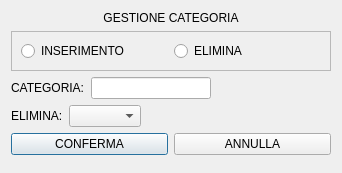
<?xml version="1.0" encoding="UTF-8"?>
<ui version="4.0">
 <class>dialoggestionecategoria</class>
 <widget class="QDialog" name="dialoggestionecategoria">
  <property name="geometry">
   <rect>
    <x>0</x>
    <y>0</y>
    <width>342</width>
    <height>173</height>
   </rect>
  </property>
  <property name="windowTitle">
   <string>Dialog</string>
  </property>
  <layout class="QGridLayout" name="gridLayout_5">
   <item row="0" column="0">
    <widget class="QLabel" name="label_2">
     <property name="text">
      <string>GESTIONE CATEGORIA</string>
     </property>
     <property name="alignment">
      <set>Qt::AlignCenter</set>
     </property>
    </widget>
   </item>
   <item row="1" column="0">
    <widget class="QFrame" name="frame">
     <property name="frameShape">
      <enum>QFrame::StyledPanel</enum>
     </property>
     <property name="frameShadow">
      <enum>QFrame::Raised</enum>
     </property>
     <layout class="QGridLayout" name="gridLayout_3">
      <item row="0" column="1">
       <widget class="QRadioButton" name="rb_del">
        <property name="text">
         <string>ELIMINA</string>
        </property>
       </widget>
      </item>
      <item row="0" column="0">
       <widget class="QRadioButton" name="rb_ins">
        <property name="text">
         <string>INSERIMENTO</string>
        </property>
       </widget>
      </item>
     </layout>
    </widget>
   </item>
   <item row="5" column="0">
    <layout class="QGridLayout" name="gridLayout_2">
     <item row="0" column="0">
      <widget class="QPushButton" name="pb_conferma">
       <property name="text">
        <string>CONFERMA</string>
       </property>
      </widget>
     </item>
     <item row="0" column="1">
      <widget class="QPushButton" name="pb_annulla">
       <property name="text">
        <string>ANNULLA</string>
       </property>
      </widget>
     </item>
    </layout>
   </item>
   <item row="2" column="0">
    <layout class="QGridLayout" name="gridLayout">
     <item row="0" column="1">
      <widget class="QLineEdit" name="le_descCat"/>
     </item>
     <item row="0" column="0">
      <widget class="QLabel" name="l_inserimento">
       <property name="text">
        <string>CATEGORIA:</string>
       </property>
      </widget>
     </item>
     <item row="0" column="2">
      <spacer name="horizontalSpacer_2">
       <property name="orientation">
        <enum>Qt::Horizontal</enum>
       </property>
       <property name="sizeHint" stdset="0">
        <size>
         <width>40</width>
         <height>20</height>
        </size>
       </property>
      </spacer>
     </item>
    </layout>
   </item>
   <item row="3" column="0">
    <layout class="QGridLayout" name="gridLayout_4">
     <item row="0" column="1">
      <widget class="QComboBox" name="cb_elimina"/>
     </item>
     <item row="0" column="0">
      <widget class="QLabel" name="l_elimina">
       <property name="text">
        <string>ELIMINA:</string>
       </property>
      </widget>
     </item>
     <item row="0" column="2">
      <spacer name="horizontalSpacer">
       <property name="orientation">
        <enum>Qt::Horizontal</enum>
       </property>
       <property name="sizeHint" stdset="0">
        <size>
         <width>40</width>
         <height>20</height>
        </size>
       </property>
      </spacer>
     </item>
    </layout>
   </item>
   <item row="6" column="0">
    <spacer name="verticalSpacer">
     <property name="orientation">
      <enum>Qt::Vertical</enum>
     </property>
     <property name="sizeHint" stdset="0">
      <size>
       <width>20</width>
       <height>195</height>
      </size>
     </property>
    </spacer>
   </item>
   <item row="4" column="0">
    <spacer name="verticalSpacer_2">
     <property name="orientation">
      <enum>Qt::Vertical</enum>
     </property>
     <property name="sizeHint" stdset="0">
      <size>
       <width>20</width>
       <height>40</height>
      </size>
     </property>
    </spacer>
   </item>
  </layout>
 </widget>
 <resources/>
 <connections/>
</ui>
